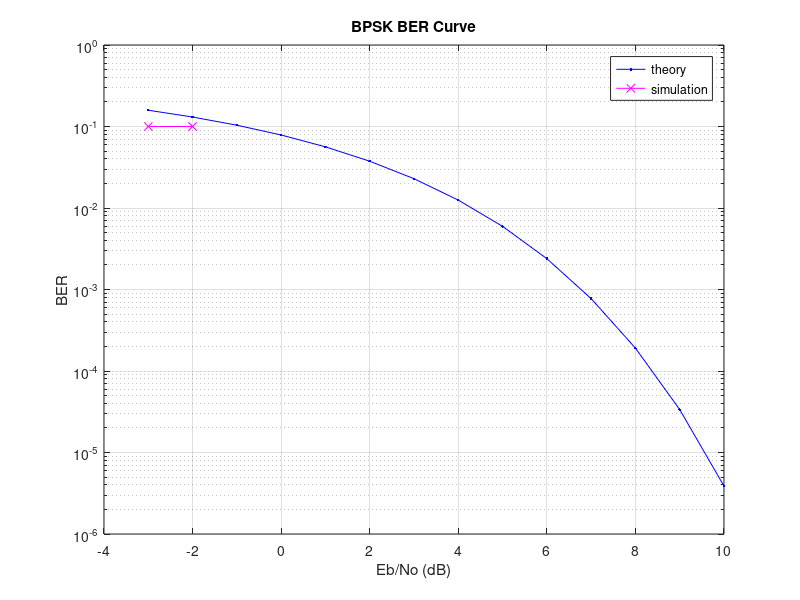

Reproduce this figure in MATLAB.
clear
N = 10;

% Transmitter
ip = [0 1 0 1 0 1 0 1 0 1];
s = 2*ip - 1;

% Noise
n = 1/sqrt(2)*(randn(1,N) + 1j*randn(1,N));

Eb_N0_dB = -3:10;

for ii = 1:length(Eb_N0_dB)
   y = s + 10^(-Eb_N0_dB(ii)/20)*n;
   ipHat = real(y) > 0;
   nErr(ii) = sum(ip ~= ipHat);
end

simBer = nErr/N;
theoryBer = 0.5*erfc(sqrt(10.^(Eb_N0_dB/10)));

% Plot
figure
semilogy(Eb_N0_dB,theoryBer,'b.-');
hold on
semilogy(Eb_N0_dB,simBer,'mx-');
grid on
legend('theory', 'simulation');
xlabel('Eb/No (dB)');
ylabel('BER');
title('BPSK BER Curve');
